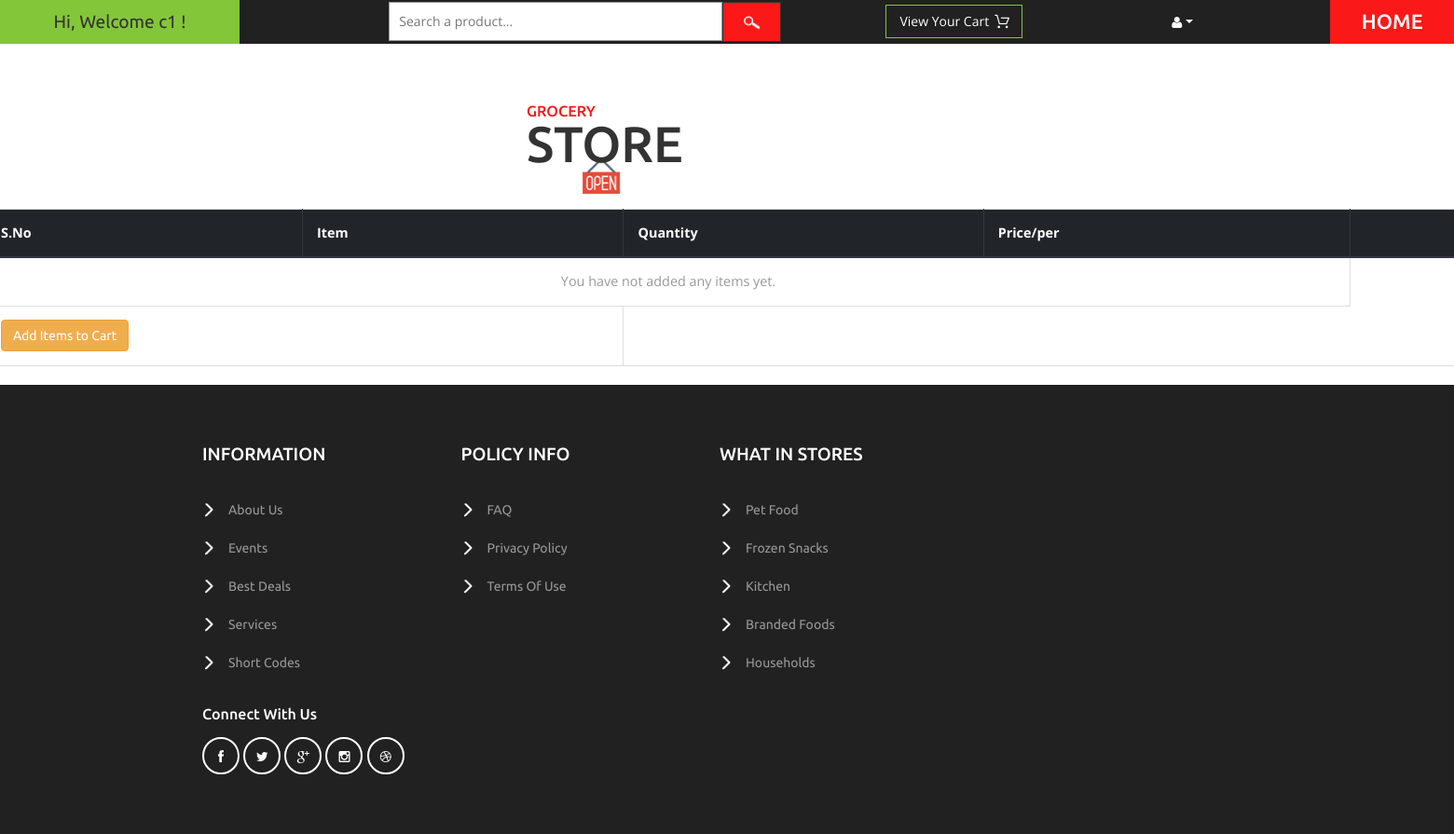
The page /cart/order-summary/ (signed in) on the database as committed earlier.
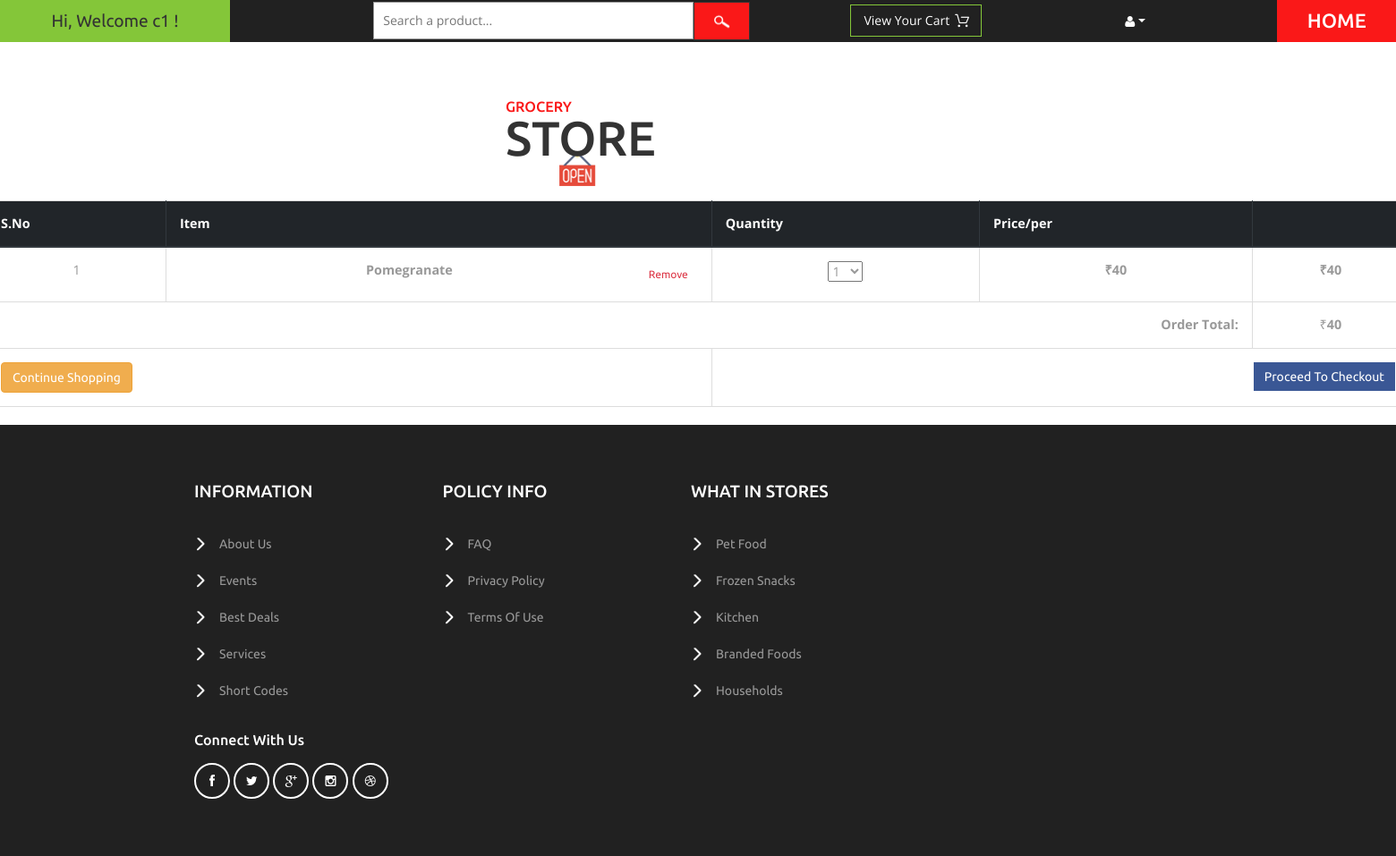
The same page on the database as committed later.
### cart/models.py (models this page shows, shortened)
class OrderItem(models.Model):
    product = models.ForeignKey(Product, on_delete=models.SET_NULL, null=True)
    is_ordered = models.BooleanField(default=False)
    date_added = models.DateTimeField(auto_now_add=True)
    date_ordered = models.DateTimeField(null=True)
    qty = models.IntegerField(null=True,default=1)
    ref_code = models.CharField(max_length=20)

class Order(models.Model):
    owner = models.ForeignKey(CustomerProfile, on_delete=models.SET_NULL, null=True, related_name='o')
    ref_code = models.CharField(max_length=20)
    items = models.ManyToManyField(OrderItem)
    is_ordered = models.BooleanField(default=False)
    date_ordered = models.DateTimeField(null=True)
    def get_cart_item(self):
        return self.items.all()
    def get_cart_total(self):
        return sum([item.product.cost*item.qty for item in self.items.all()])

### vendor/models.py (models this page shows, shortened)
class Product(models.Model):
    category = models.ForeignKey(Category, on_delete=models.CASCADE)
    prod_name = models.CharField(max_length=150, unique=True)
    ingredients = models.TextField(max_length=264, blank=True)
    stock = models.IntegerField(default=0)
    cost = models.IntegerField(default=0)
    brand = models.CharField(max_length=150, blank=True)
    prod_pic = models.FileField(upload_to='documents/', blank=True)
    created_at = models.DateTimeField(auto_now_add=True)
    updated_at = models.DateTimeField(auto_now=True)

### cart/views.py (the view)
# urls.py: path('order-summary/', views.order_details, name='order_summary'),
@login_required(login_url='customer:login')
def order_details(request, **kwargs):
    existing_order = get_user_pending_order(request)
    context = {
        'order': existing_order
    }
    return render(request, 'cart/order_summary.html', context)

### cart/views.py (called while the page is built)
def get_user_pending_order(request):
    user_profile = get_object_or_404(CustomerProfile, Customer=request.user)
    ord = Order.objects.filter(owner=user_profile, is_ordered=False)
    if ord.exists():
        return ord[0]
    return 0

### customer/templatetags/customer_filters.py (called while the page is built)
@register.filter
def get_qty(stock):
    try:
        stock = int(stock)
    except ValueError:
        raise ValueError('Stock should be an integer!')
    if stock <= 10:
        return list(range(stock))
    else:
        return list(range(10))

@register.simple_tag()
def multiply(qty, unit_price, *args, **kwargs):
    return qty * unit_price

### cart/templates/cart/order_summary.html (shortened to what this page needs)
{% extends 'customer/base.html' %}
{% load customer_filters %}
{% block content %}
    <section>
        <div class="row">
            <table class="table table-hover table-bordered text-center">
                <thead class="thead-dark">
                <tr class="text-center">
                    <th>S.No</th>
                    <th>Item</th>
                    <th>Quantity</th>
                    <th>Price/per</th>
                    <th></th>
                </tr>
                </thead>
                {% for item in order.get_cart_item %}
                    <tr>
                        <td>{{ forloop.counter }}</td>
                        <td>
                            <strong>{{ item.product.prod_name }}
                            <span class="pull-right">
              <a href="{% url 'cart:delete_from_cart' item.id %}" data-balloon="remove this item from cart"
                 class="text-danger" onclick="return confirm_delete();">
                  <button type="button" class="btn btn-outline-danger btn-sm">Remove</button>
              </a>
                            </span></strong>
                        </td>
                        <td>
                            <select id="{{ item.id }}" onchange="mult(this)">
                                <option value="{{ item.qty }}" selected>{{ item.qty }}</option>
                            </select>
                        </td>
                        <td><strong>₹{{ item.product.cost }}</strong></td>
                        <td><strong>₹<span id="get_price{{ item.id }}">{% multiply item.product.cost item.qty %}</span></strong></td>
                    </tr>
                {% empty %}
                    <tr>
                        <td colspan=4> You have not added any items yet.</td>
                    </tr>
                {% endfor %}
                <tr>
                    {% if order.get_cart_total != None %}
                        <td colspan=4>
                            <strong class="pull-right">Order Total:</strong>
                        </td>
                        <td colspan=2>
                            ₹<strong id="total">{{ order.get_cart_total }}</strong>
                        </td>
                    {% endif %}
                </tr>
                <tr>
                    <td colspan=2>
                        <a href="{% url 'customer:home' %}" class="btn btn-warning pull-left">
                            {% if order %}
                                Continue Shopping
                            {% else %}
                                Add Items to Cart
                            {% endif %}
                        </a>
                    </td>
                    <td colspan=3>
                        {% if order.get_cart_item %}
                            <a href="{% url 'cart:update' %}" class="pull-right btn btn-primary">Proceed To Checkout</a>
                        {% endif %}
                    </td>
                </tr>
            </table>
        </div>
    </section>
{% endblock %}

### customer/templates/customer/base.html (shortened to what this page needs)
{% load static %}
<!DOCTYPE html>
<html>
<head>
  <link rel="stylesheet" href="https://maxcdn.bootstrapcdn.com/bootstrap/4.1.3/css/bootstrap.min.css">
<link href="{% static 'customer/css/bootstrap.css' %}" rel="stylesheet" type="text/css" media="all" />
<link href="{% static 'customer/css/style.css' %}" rel="stylesheet" type="text/css" media="all" />
<link href="{% static 'customer/css/font-awesome.css' %}" rel="stylesheet" type="text/css" media="all" />
</head>
<body>
	<div class="header">
		<div class="offers">
            {% if user.is_authenticated %}
			<a>Hi, Welcome {{ user.username }} !</a>
            {% else %}
            <a>Hi, Welcome Today !</a>
            {% endif %}
		</div>
		<div class="search">
			<form action="{% url 'customer:search_results' %}">
				<input type="text" name="q" placeholder="Search a product..." onfocus="this.value = '';" onblur="if (this.value == '') {this.value = 'Search a product...';}" required="">
				<input type="submit" value=" " name="search_button">
			</form>
		</div>
		<div class="product_list_header">
			<form action="{% url 'cart:order_summary' %}" method="post" class="last">
                <fieldset>
                    {% if user.is_authenticated %}
                        <input type="submit" name="submit" value="View your cart" class="button" />
                    {% endif %}
                </fieldset>
            </form>
		</div>
		<div class="header_right">
			<ul>
				<li class="dropdown profile_details_drop">
					<a href="#" class="dropdown-toggle" data-toggle="dropdown"><i class="fa fa-user" aria-hidden="true"></i></a>
				</li>
			</ul>
		</div>
		<div class="header_right1">
			<h2><a href="{% url 'customer:home' %}">HOME</a></h2>
		</div>
	</div>
	<div class="logo_products">
		<div class="container" style="margin-left: 550px;">
			<div class="logo_products_left">
				<h1><a><span>Grocery</span> Store</a></h1>
			</div>
			<div class="clearfix"> </div>
		</div>
	</div>
{% block content %}
{% endblock %}
	<div class="footer">
		<div class="container" style="margin-left: 187px;">
			<div class="col-md-3 footer_grid">
				<h3>information</h3>
				<ul class="footer_grid_list">
					<li><a href="#">About Us</a></li>
                    <li><a href="#">Events</a></li>
                    <li><a href="#">Best Deals</a></li>
					<li><a href="#">Services</a></li>
					<li><a href="#">Short Codes</a></li>
				</ul>
			</div>
			<div class="col-md-3 footer_grid">
				<h3>policy info</h3>
				<ul class="footer_grid_list">
					<li><a href="{% url 'blog:post_list' %}">FAQ</a></li>
					<li><a href="#">privacy policy</a></li>
					<li><a href="#">terms of use</a></li>
				</ul>
			</div>
			<div class="col-md-3 footer_grid">
				<h3>what in stores</h3>
				<ul class="footer_grid_list">
					<li><a href="#">Pet Food</a></li>
					<li><a href="#">Frozen Snacks</a></li>
					<li><a href="#">Kitchen</a></li>
					<li><a href="#">Branded Foods</a></li>
					<li><a href="#">Households</a></li>
				</ul>
			</div>
			<div class="clearfix"> </div>
			<div class="footer_grids">
				<div class="col-md-3 footer_grid footer_grids_footer">
					<div class="footer_grid_bottom">
						<h5>connect with us</h5>
						<ul class="social_icons">
							<li><a href="#" class="facebook"><i class="fa fa-facebook" aria-hidden="true"></i></a></li>
							<li><a href="#" class="twitter"><i class="fa fa-twitter" aria-hidden="true"></i></a></li>
							<li><a href="#" class="google"><i class="fa fa-google-plus" aria-hidden="true"></i></a></li>
							<li><a href="#" class="instagram"><i class="fa fa-instagram" aria-hidden="true"></i></a></li>
							<li><a href="#" class="dribbble"><i class="fa fa-dribbble" aria-hidden="true"></i></a></li>
						</ul>
					</div>
				</div>
				<div class="clearfix"> </div>
			</div>
		</div>
	</div>
</body>
</html>

Rows that differ between the two databases and show on the page:
added OrderItem: product.prod_name "Pomegranate", qty+id "1", product.cost "40", product+qty "40"
added Order: get_cart_total "40"
Other text that changed with them:
text no longer shown: "You have not added any items yet. Add Items to Cart"
text now shown: "Order Total: ₹ Continue Shopping Proceed To Checkout"
